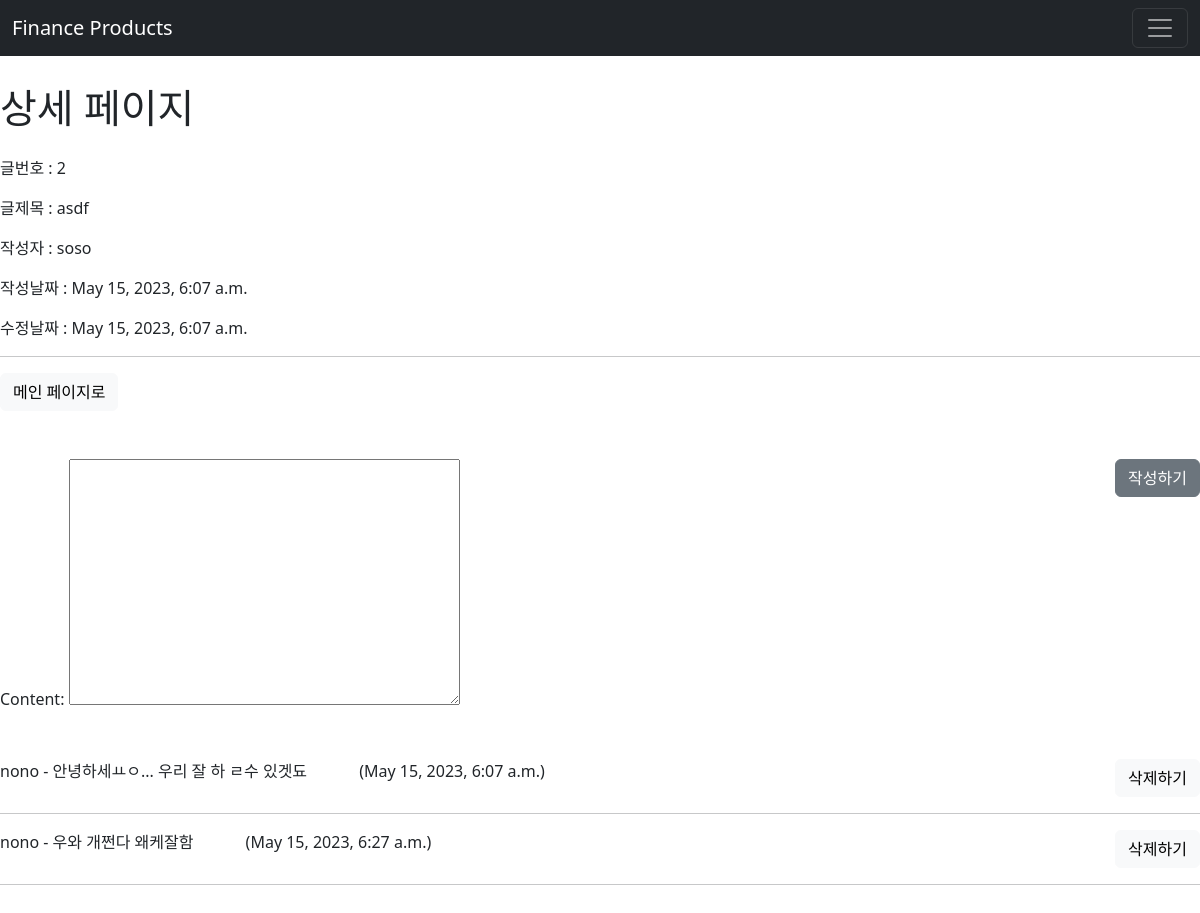
The page /boards/2/ on the database its author committed.
### boards/models.py (models this page shows)
class Board(models.Model):
    author = models.ForeignKey(settings.AUTH_USER_MODEL, on_delete=models.CASCADE, related_name='boards')
    like_users = models.ManyToManyField(settings.AUTH_USER_MODEL, related_name='like_boards')
    title = models.CharField(max_length=100)
    content = models.TextField()
    created_at = models.DateTimeField(auto_now_add=True)
    updated_at = models.DateTimeField(auto_now=True)

class Comment(models.Model):
    author = models.ForeignKey(settings.AUTH_USER_MODEL, on_delete=models.CASCADE, related_name='comments')
    board = models.ForeignKey(Board, on_delete=models.CASCADE, related_name='comments')
    content = models.TextField()
    created_at = models.DateTimeField(auto_now_add=True)
    updated_at = models.DateTimeField(auto_now=True)

### accounts/models.py (models this page shows)
class User(AbstractUser):
    followings = models.ManyToManyField('self', symmetrical=False, related_name='followers')

### boards/views.py (the view)
# urls.py: path('<int:pk>/', views.detail, name='detail'),
@require_http_methods(["GET", "POST"])
def detail(request, pk):
    board = get_object_or_404(Board, pk=pk)
    if request.method == 'POST':
        board.delete()
        return redirect('boards:index')
    comments = board.comments.all()
    comment_form = CommentForm()
    context = {
        'board': board,
        'comments': comments,
        'comment_form': comment_form,
    }
    return render(request, 'boards/detail.html', context)

### boards/forms.py
class CommentForm(forms.ModelForm):
    class Meta:
        model = Comment
        fields = ('content', )

### boards/templates/boards/detail.html (shortened to what this page needs)
{% extends 'base.html' %}
{% block content %}
<div>
  <div class="d-flex justify-content-between">
    <h1 class="mb-4">상세 페이지</h1>
  </div>
  <p>글번호 : {{ board.id }}</p>
  <p>글제목 : {{ board.title }}</p>
  <p>작성자 : {{ board.author }}</p>
  <p>작성날짜 : {{ board.created_at }}</p>
  <p>수정날짜 : {{ board.updated_at }}</p>
  <hr>
  <div class="mb-5 d-flex justify-content-between">
    <a href="{% url 'boards:index' %}"><button class="btn btn-light">메인 페이지로</button></a>
  </div>
  <form action="{% url 'boards:comment' board.id %}" method='POST'>
    <button class="btn btn-secondary" style="float: right;" type="submit">작성하기</button>
    {{ comment_form.as_p }}
  </form>
  <div class="mt-5">
    {% if comments|length == 0 %} 댓글이 없습니다.
    {% else %}
      {% for comment in comments %}
      <div class="my-3 d-flex justify-content-between">
        <div>
          <span>{{ comment.author }} - {{ comment.content }}</sp>
          <span class="mx-5">({{ comment.created_at }})</span>
        </div>
          <div>
            <form action="{% url 'boards:comment_detail' board.id comment.id %}" method='POST'>
              <button class="btn btn-light">삭제하기</button>
            </form>
          </div>
        </div>
        <hr/>
      {% endfor %}
    {% endif %}
  </div>
</div>
{% endblock content %}

### templates/base.html (style rules this page uses)
body { padding-top: 60px; }

### rows shown on the page
Board: id "2", title "asdf", author "soso", created_at "May 15, 2023, 6:07 a.m.", updated_at "May 15, 2023, 6:07 a.m."
Comment: author "nono", content "안녕하세ㅛㅇ... 우리 잘 하 ㄹ수 있겟됴", created_at "May 15, 2023, 6:07 a.m."
Comment: author "nono", content "우와 개쩐다 왜케잘함", created_at "May 15, 2023, 6:27 a.m."
